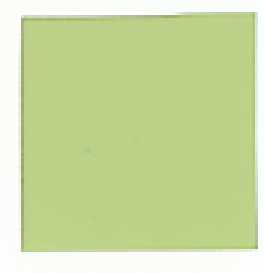
#> input picture standard/1.tif, 88 x 91 px, found by its file name (shown 3 times larger)
$ python standard.py
#> lines starting #> are read from the running program, lines starting #| are printed output that depends on the picture

import imp
from PIL import Image
import numpy as np
import csv
import os
import cv2 as cv
standard_data = 1
img = cv.imread('messi5.jpg')
print(img)
#| None
L_image=Image.open('1.tif')
#> L_image is the input picture: PIL image 88x91 RGBA; mean R, G, B, A 201.5, 218.4, 160.5, 255
L_image = L_image.convert("RGB")
#> L_image: PIL image 88x91 RGB
# [7 lines of commented-out code are left out]

img=np.array(L_image)
# print(L_image)
imgdata_g = img[:,:,0]
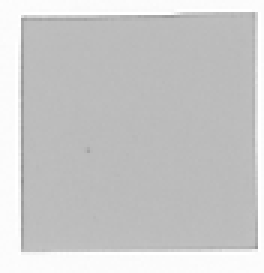
#> imgdata_g: shape (91, 88) (shown 3 times larger); min 144, max 255, mean 201.5
# # imgdata_g = img

new_img = Image.fromarray(imgdata_g)
# new_img.show()
new_img.save("new_1.jpg")
print(new_img)
#| <PIL.Image.Image image mode=L size=88x91 at 0x7F53199BC710>


# [6 lines of commented-out code are left out]

$ run again, with standard/2.tif copied over standard/1.tif
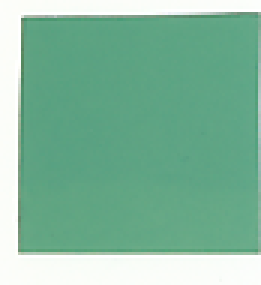
#> input picture standard/2.tif, 87 x 95 px, found by its file name (shown 3 times larger)
#| None
#> L_image is the input picture: PIL image 87x95 RGBA; mean R, G, B, A 130.4, 183.8, 157.7, 255
#> L_image: PIL image 87x95 RGB
#> `imgdata_g = img[:,:,0]`:
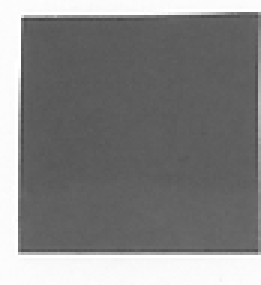
#> imgdata_g: shape (95, 87) (shown 3 times larger); min 70, max 255, mean 130.4
#| <PIL.Image.Image image mode=L size=87x95 at 0x7F53199A1190>

$ run again, with standard/4.tif copied over standard/1.tif
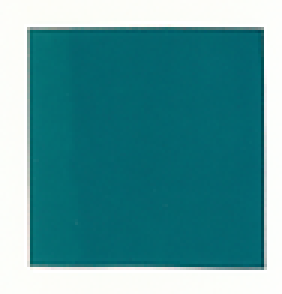
#> input picture standard/4.tif, 94 x 98 px, found by its file name (shown 3 times larger)
#| None
#> L_image is the input picture: PIL image 94x98 RGBA; mean R, G, B, A 83.5, 150.3, 155, 255
#> L_image: PIL image 94x98 RGB
#> `imgdata_g = img[:,:,0]`:
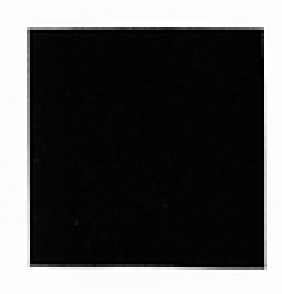
#> imgdata_g: shape (98, 94) (shown 3 times larger); min 0, max 255, mean 83.5
#| <PIL.Image.Image image mode=L size=94x98 at 0x7F53199BDF50>
